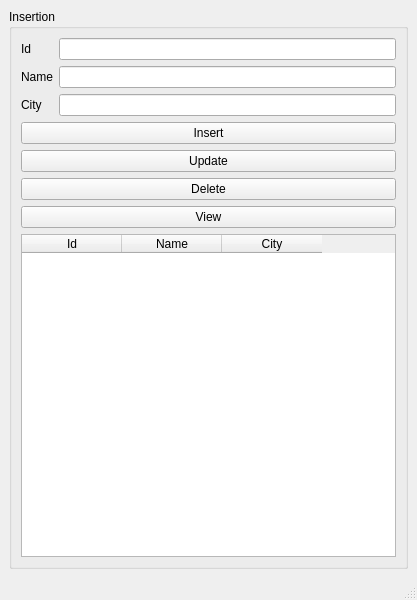
<?xml version="1.0" encoding="UTF-8"?>
<ui version="4.0">
 <class>MainWindow</class>
 <widget class="QMainWindow" name="MainWindow">
  <property name="geometry">
   <rect>
    <x>0</x>
    <y>0</y>
    <width>417</width>
    <height>600</height>
   </rect>
  </property>
  <property name="windowTitle">
   <string>MainWindow</string>
  </property>
  <widget class="QWidget" name="centralwidget">
   <layout class="QGridLayout" name="gridLayout">
    <item row="0" column="0">
     <widget class="QGroupBox" name="groupBox">
      <property name="title">
       <string>Insertion</string>
      </property>
      <layout class="QGridLayout" name="gridLayout_2">
       <item row="8" column="0" colspan="2">
        <widget class="QPushButton" name="pushButton_View">
         <property name="text">
          <string>View</string>
         </property>
        </widget>
       </item>
       <item row="3" column="1">
        <widget class="QLineEdit" name="lineEdit_Name"/>
       </item>
       <item row="0" column="1">
        <widget class="QLineEdit" name="lineEdit_Id"/>
       </item>
       <item row="5" column="0" colspan="2">
        <widget class="QPushButton" name="pushButton_Insert">
         <property name="text">
          <string>Insert</string>
         </property>
        </widget>
       </item>
       <item row="3" column="0">
        <widget class="QLabel" name="label_Name">
         <property name="text">
          <string>Name</string>
         </property>
        </widget>
       </item>
       <item row="0" column="0">
        <widget class="QLabel" name="label_Id">
         <property name="text">
          <string>Id</string>
         </property>
        </widget>
       </item>
       <item row="7" column="0" colspan="2">
        <widget class="QPushButton" name="pushButton_Del">
         <property name="text">
          <string>Delete</string>
         </property>
        </widget>
       </item>
       <item row="4" column="0">
        <widget class="QLabel" name="label_City">
         <property name="text">
          <string>City</string>
         </property>
        </widget>
       </item>
       <item row="4" column="1">
        <widget class="QLineEdit" name="lineEdit_City"/>
       </item>
       <item row="6" column="0" colspan="2">
        <widget class="QPushButton" name="pushButton_Update">
         <property name="text">
          <string>Update</string>
         </property>
        </widget>
       </item>
       <item row="9" column="0" colspan="2">
        <widget class="QTableWidget" name="tableWidget">
         <column>
          <property name="text">
           <string>Id</string>
          </property>
         </column>
         <column>
          <property name="text">
           <string>Name</string>
          </property>
         </column>
         <column>
          <property name="text">
           <string>City</string>
          </property>
         </column>
        </widget>
       </item>
      </layout>
     </widget>
    </item>
   </layout>
  </widget>
  <widget class="QMenuBar" name="menubar">
   <property name="geometry">
    <rect>
     <x>0</x>
     <y>0</y>
     <width>417</width>
     <height>26</height>
    </rect>
   </property>
  </widget>
  <widget class="QStatusBar" name="statusbar"/>
 </widget>
 <resources/>
 <connections/>
</ui>
